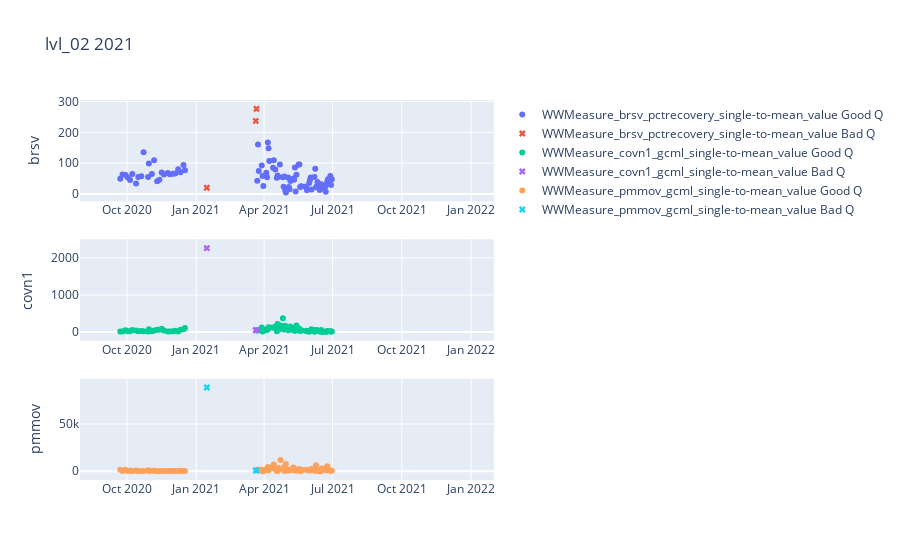
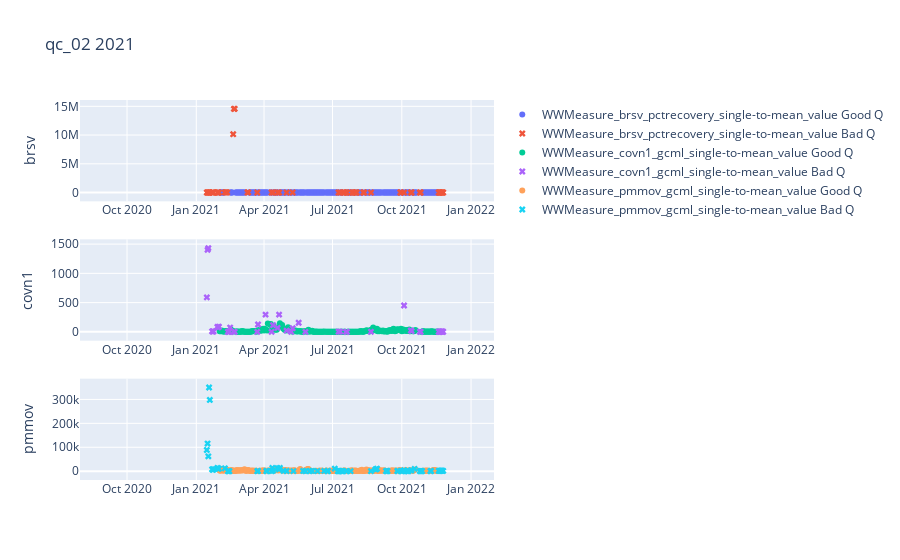
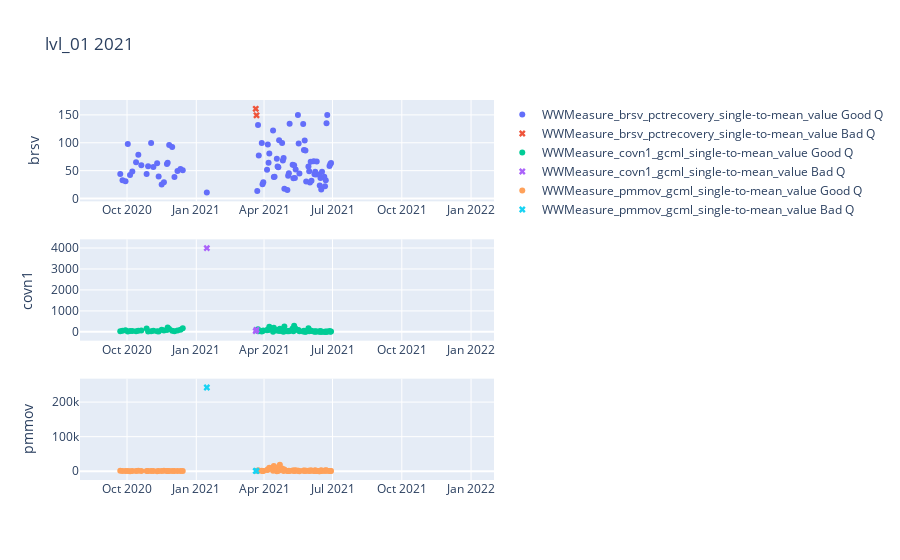
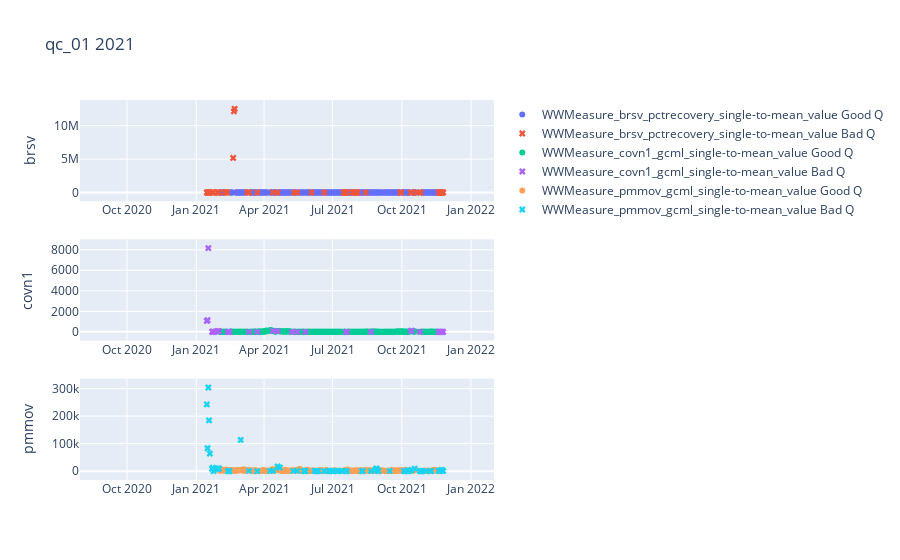

The notebook cell saved with these charts, in order:
### Code cell
wide_dirs = [
    (2021, "/Users/jeandavidt/Library/CloudStorage/OneDrive-UniversitéLaval/Université/Doctorat/COVID/Latest Data/wide tables"),
    (2022, "/Users/jeandavidt/Library/CloudStorage/OneDrive-UniversitéLaval/Université/Doctorat/COVID/Latest Data/wide tables 2022"),
]
for year, dir in wide_dirs:
    for file in os.listdir(dir):
        if ".parquet" not in file:
            continue
        if "qc" not in file and "mtl" not in file and "lvl" not in file and "gtn" not in file:
            continue
        
        df = pd.read_parquet(os.path.join(dir, file))
        df = df["2020-09-01":]
        values = [col for col in df.columns.to_list() if "value" in col and "WWMeasure" in col]
        values = [col for col in values if "cov" in col or "pmmov" in col or "brsv" in col]
        values = [col for col in values if "pct" in col or "gcml" in col]
        
        fig = make_subplots(rows=len(values), cols=1)
        for i, value in enumerate(values):
            df_true = df[df[value.replace("value", "qualityFlag")] == "True"]
            df_false = df[df[value.replace("value", "qualityFlag")] == "False"]
            
            fig.add_trace(go.Scatter(x=df_false.index, y=df_false[value], name=value + " Good Q", mode="markers", marker={"symbol": "circle"}),row=i+1, col=1)
            fig.add_trace(go.Scatter(x=df_true.index, y=df_true[value], name=value + " Bad Q", mode="markers", marker={"symbol": "x"}), row=i+1, col=1)
            fig.update_yaxes(title_text=value.split("_")[1], row=i+1, col=1)
        fig.update_layout(title_text=file.replace(".parquet", "") + " " + str(year))
        fig.show()

    # Path: scratch.ipynb

### Figure 1 — Plotly figure (JSON) as saved in the notebook; plotly's stock layout.template omitted (floating-point values rounded to 4 significant figures; data arrays with more than 128 entries replaced by an {"elided": "..."} marker saying what was removed)
{"data": [{"marker": {"symbol": "circle"}, "mode": "markers", "name": "WWMeasure_brsv_pctrecovery_single-to-mean_value Good Q", "type": "scatter", "x": {"elided": "483 str values"}, "xaxis": "x", "y": {"elided": "483 float values"}, "yaxis": "y"}, {"marker": {"symbol": "x"}, "mode": "markers", "name": "WWMeasure_brsv_pctrecovery_single-to-mean_value Bad Q", "type": "scatter", "x": ["2021-01-15T00:00:00", "2021-03-21T00:00:00", "2021-03-22T00:00:00"], "xaxis": "x", "y": [20.07, 237.0, 276.5], "yaxis": "y"}, {"marker": {"symbol": "circle"}, "mode": "markers", "name": "WWMeasure_covn1_gcml_single-to-mean_value Good Q", "type": "scatter", "x": {"elided": "483 str values"}, "xaxis": "x2", "y": {"elided": "483 float values"}, "yaxis": "y2"}, {"marker": {"symbol": "x"}, "mode": "markers", "name": "WWMeasure_covn1_gcml_single-to-mean_value Bad Q", "type": "scatter", "x": ["2021-01-15T00:00:00", "2021-03-21T00:00:00", "2021-03-22T00:00:00"], "xaxis": "x2", "y": [2261.0, 49.11, 52.89], "yaxis": "y2"}, {"marker": {"symbol": "circle"}, "mode": "markers", "name": "WWMeasure_pmmov_gcml_single-to-mean_value Good Q", "type": "scatter", "x": {"elided": "483 str values"}, "xaxis": "x3", "y": {"elided": "483 float values"}, "yaxis": "y3"}, {"marker": {"symbol": "x"}, "mode": "markers", "name": "WWMeasure_pmmov_gcml_single-to-mean_value Bad Q", "type": "scatter", "x": ["2021-01-15T00:00:00", "2021-03-21T00:00:00", "2021-03-22T00:00:00"], "xaxis": "x3", "y": [88620.0, 903.1, 659.4], "yaxis": "y3"}], "layout": {"title": {"text": "lvl_02 2021"}, "xaxis": {"anchor": "y", "domain": [0, 1]}, "xaxis2": {"anchor": "y2", "domain": [0, 1]}, "xaxis3": {"anchor": "y3", "domain": [0, 1]}, "yaxis": {"anchor": "x", "domain": [0.7333, 1], "title": {"text": "brsv"}}, "yaxis2": {"anchor": "x2", "domain": [0.3667, 0.6333], "title": {"text": "covn1"}}, "yaxis3": {"anchor": "x3", "domain": [0, 0.2667], "title": {"text": "pmmov"}}}}

### Figure 2 — Plotly figure (JSON) as saved in the notebook; plotly's stock layout.template omitted (floating-point values rounded to 4 significant figures; data arrays with more than 128 entries replaced by an {"elided": "..."} marker saying what was removed)
{"data": [{"marker": {"symbol": "circle"}, "mode": "markers", "name": "WWMeasure_brsv_pctrecovery_single-to-mean_value Good Q", "type": "scatter", "x": {"elided": "428 str values"}, "xaxis": "x", "y": {"elided": "428 float values"}, "yaxis": "y"}, {"marker": {"symbol": "x"}, "mode": "markers", "name": "WWMeasure_brsv_pctrecovery_single-to-mean_value Bad Q", "type": "scatter", "x": ["2021-01-15T00:00:00", "2021-01-16T00:00:00", "2021-01-17T00:00:00", "2021-01-18T00:00:00", "2021-01-19T00:00:00", "2021-01-22T00:00:00", "2021-01-23T00:00:00", "2021-01-24T00:00:00", "2021-01-29T00:00:00", "2021-01-30T00:00:00", "2021-01-31T00:00:00", "2021-02-08T00:00:00", "2021-02-09T00:00:00", "2021-02-10T00:00:00", "2021-02-11T00:00:00", "2021-02-19T00:00:00", "2021-02-20T00:00:00", "2021-02-21T00:00:00", "2021-03-10T00:00:00", "2021-03-11T00:00:00", "2021-03-23T00:00:00", "2021-04-11T00:00:00", "2021-04-13T00:00:00", "2021-04-19T00:00:00", "2021-04-21T00:00:00", "2021-05-01T00:00:00", "2021-05-09T00:00:00", "2021-07-09T00:00:00", "2021-07-11T00:00:00", "2021-07-16T00:00:00", "2021-07-17T00:00:00", "2021-07-19T00:00:00", "2021-07-20T00:00:00", "2021-07-27T00:00:00", "2021-07-28T00:00:00", "2021-07-30T00:00:00", "2021-08-01T00:00:00", "2021-08-02T00:00:00", "2021-08-11T00:00:00", "2021-08-12T00:00:00", "2021-08-21T00:00:00", "2021-09-29T00:00:00", "2021-09-30T00:00:00", "2021-10-04T00:00:00", "2021-10-13T00:00:00", "2021-10-14T00:00:00", "2021-10-22T00:00:00", "2021-10-23T00:00:00", "2021-10-24T00:00:00", "2021-10-25T00:00:00", "2021-10-26T00:00:00", "2021-11-19T00:00:00", "2021-11-20T00:00:00", "2021-11-21T00:00:00", "2021-11-22T00:00:00", "2021-11-23T00:00:00", "2021-11-24T00:00:00", "2021-11-25T00:00:00"], "xaxis": "x", "y": [20.07, 24.61, 11.44, 39.06, 30.7, 32.74, 14.46, 26.76, 32.94, 22.63, 29.43, 23350.0, 17730.0, 19960.0, 18880.0, 10150000.0, 14560000.0, 14570000.0, 12960.0, 22150.0, 0.0001663, 0, 75.38, 142.0, 73.56, 22.36, 148.9, 45.7, 44.85, 9.204, 25.97, 16.77, 76.35, 21.58, 19.94, 403.8, 295.4, 234.8, 24.24, 29.52, 31.0, 179.6, 180.2, 322.3, 85.06, 93.84, null, null, null, 5.678, 0.004102, 53.56, 44.74, 54.36, 84.03, 97.36, 29.76, 30.58], "yaxis": "y"}, {"marker": {"symbol": "circle"}, "mode": "markers", "name": "WWMeasure_covn1_gcml_single-to-mean_value Good Q", "type": "scatter", "x": {"elided": "439 str values"}, "xaxis": "x2", "y": {"elided": "439 float values"}, "yaxis": "y2"}, {"marker": {"symbol": "x"}, "mode": "markers", "name": "WWMeasure_covn1_gcml_single-to-mean_value Bad Q", "type": "scatter", "x": ["2021-01-15T00:00:00", "2021-01-16T00:00:00", "2021-01-17T00:00:00", "2021-01-22T00:00:00", "2021-01-23T00:00:00", "2021-01-24T00:00:00", "2021-01-29T00:00:00", "2021-01-30T00:00:00", "2021-01-31T00:00:00", "2021-02-12T00:00:00", "2021-02-13T00:00:00", "2021-02-14T00:00:00", "2021-02-15T00:00:00", "2021-02-20T00:00:00", "2021-02-21T00:00:00", "2021-03-23T00:00:00", "2021-03-24T00:00:00", "2021-04-03T00:00:00", "2021-04-11T00:00:00", "2021-04-13T00:00:00", "2021-04-19T00:00:00", "2021-04-21T00:00:00", "2021-05-01T00:00:00", "2021-05-07T00:00:00", "2021-05-09T00:00:00", "2021-05-17T00:00:00", "2021-05-26T00:00:00", "2021-07-09T00:00:00", "2021-07-11T00:00:00", "2021-07-19T00:00:00", "2021-07-20T00:00:00", "2021-08-21T00:00:00", "2021-10-04T00:00:00", "2021-10-13T00:00:00", "2021-10-14T00:00:00", "2021-10-22T00:00:00", "2021-10-23T00:00:00", "2021-10-24T00:00:00", "2021-10-25T00:00:00", "2021-10-26T00:00:00", "2021-11-19T00:00:00", "2021-11-20T00:00:00", "2021-11-21T00:00:00", "2021-11-22T00:00:00", "2021-11-23T00:00:00", "2021-11-24T00:00:00", "2021-11-25T00:00:00"], "xaxis": "x2", "y": [589.1, 1402.0, 1431.0, 8.222, 5.601, 7.543, 85.76, 77.21, 87.37, 0, 0, 0, 73.59, 0, 0.4074, 0, 125.7, 294.9, 0, 113.6, 67.45, 295.0, 20.18, 0, 62.27, 155.6, 0, 2.538, 4.078, 0, 0.2662, 0.8323, 450.1, 23.5, 12.9, null, null, null, 1.608, 0.9683, 2.001, 1.505, 2.018, 3.995, 5.757, 1.545, 1.367], "yaxis": "y2"}, {"marker": {"symbol": "circle"}, "mode": "markers", "name": "WWMeasure_pmmov_gcml_single-to-mean_value Good Q", "type": "scatter", "x": {"elided": "403 str values"}, "xaxis": "x3", "y": {"elided": "403 float values"}, "yaxis": "y3"}, {"marker": {"symbol": "x"}, "mode": "markers", "name": "WWMeasure_pmmov_gcml_single-to-mean_value Bad Q", "type": "scatter", "x": ["2021-01-15T00:00:00", "2021-01-16T00:00:00", "2021-01-17T00:00:00", "2021-01-18T00:00:00", "2021-01-19T00:00:00", "2021-01-22T00:00:00", "2021-01-23T00:00:00", "2021-01-24T00:00:00", "2021-01-29T00:00:00", "2021-01-30T00:00:00", "2021-01-31T00:00:00", "2021-02-08T00:00:00", "2021-02-12T00:00:00", "2021-02-13T00:00:00", "2021-02-14T00:00:00", "2021-03-23T00:00:00", "2021-03-24T00:00:00", "2021-04-04T00:00:00", "2021-04-05T00:00:00", "2021-04-11T00:00:00", "2021-04-12T00:00:00", "2021-04-13T00:00:00", "2021-04-19T00:00:00", "2021-04-21T00:00:00", "2021-04-22T00:00:00", "2021-04-27T00:00:00", "2021-05-01T00:00:00", "2021-05-10T00:00:00", "2021-05-23T00:00:00", "2021-05-26T00:00:00", "2021-06-01T00:00:00", "2021-06-04T00:00:00", "2021-06-11T00:00:00", "2021-06-20T00:00:00", "2021-06-24T00:00:00", "2021-06-25T00:00:00", "2021-07-04T00:00:00", "2021-07-08T00:00:00", "2021-07-09T00:00:00", "2021-07-10T00:00:00", "2021-07-11T00:00:00", "2021-07-13T00:00:00", "2021-07-14T00:00:00", "2021-07-19T00:00:00", "2021-07-20T00:00:00", "2021-07-25T00:00:00", "2021-08-21T00:00:00", "2021-08-27T00:00:00", "2021-08-28T00:00:00", "2021-08-29T00:00:00", "2021-09-10T00:00:00", "2021-09-11T00:00:00", "2021-09-12T00:00:00", "2021-09-25T00:00:00", "2021-09-26T00:00:00", "2021-10-01T00:00:00", "2021-10-02T00:00:00", "2021-10-04T00:00:00", "2021-10-05T00:00:00", "2021-10-08T00:00:00", "2021-10-09T00:00:00", "2021-10-10T00:00:00", "2021-10-13T00:00:00", "2021-10-14T00:00:00", "2021-10-18T00:00:00", "2021-10-20T00:00:00", "2021-10-21T00:00:00", "2021-10-22T00:00:00", "2021-10-23T00:00:00", "2021-10-24T00:00:00", "2021-10-25T00:00:00", "2021-10-26T00:00:00", "2021-10-27T00:00:00", "2021-10-28T00:00:00", "2021-11-08T00:00:00", "2021-11-09T00:00:00", "2021-11-19T00:00:00", "2021-11-20T00:00:00", "2021-11-21T00:00:00", "2021-11-22T00:00:00", "2021-11-23T00:00:00", "2021-11-24T00:00:00", "2021-11-25T00:00:00"], "xaxis": "x3", "y": [88620.0, 115700.0, 62150.0, 350000.0, 298000.0, 7958.0, 5644.0, 8002.0, 13270.0, 10330.0, 10500.0, 12030.0, 0, 0, 0, 0.9077, 912.8, 687.8, 799.0, 0, 13890.0, 2326.0, 12190.0, 7724.0, 13540.0, 944.5, 872.7, 333.5, 896.1, 0, 820.1, 1054.0, 659.3, 932.3, 440.7, 837.7, 10710.0, 392.6, 5.355, 784.8, 4.155, 699.7, 475.7, 65.96, 197.0, 190.6, 154.7, 7576.0, 7567.0, 10310.0, 625.0, 710.2, 792.1, 776.4, 792.2, 534.0, 440.9, 4262.0, 551.3, 636.2, 461.6, 568.1, 3536.0, 3546.0, 9735.0, null, null, null, null, null, 650.3, 716.9, 388.8, 470.6, 624.8, 797.0, 1405.0, 1357.0, 1553.0, 1764.0, 2279.0, 1255.0, 1486.0], "yaxis": "y3"}], "layout": {"title": {"text": "qc_02 2021"}, "xaxis": {"anchor": "y", "domain": [0, 1]}, "xaxis2": {"anchor": "y2", "domain": [0, 1]}, "xaxis3": {"anchor": "y3", "domain": [0, 1]}, "yaxis": {"anchor": "x", "domain": [0.7333, 1], "title": {"text": "brsv"}}, "yaxis2": {"anchor": "x2", "domain": [0.3667, 0.6333], "title": {"text": "covn1"}}, "yaxis3": {"anchor": "x3", "domain": [0, 0.2667], "title": {"text": "pmmov"}}}}

### Figure 3 — Plotly figure (JSON) as saved in the notebook; plotly's stock layout.template omitted (floating-point values rounded to 4 significant figures; data arrays with more than 128 entries replaced by an {"elided": "..."} marker saying what was removed)
{"data": [{"marker": {"symbol": "circle"}, "mode": "markers", "name": "WWMeasure_brsv_pctrecovery_single-to-mean_value Good Q", "type": "scatter", "x": {"elided": "484 str values"}, "xaxis": "x", "y": {"elided": "484 float values"}, "yaxis": "y"}, {"marker": {"symbol": "x"}, "mode": "markers", "name": "WWMeasure_brsv_pctrecovery_single-to-mean_value Bad Q", "type": "scatter", "x": ["2021-03-21T00:00:00", "2021-03-22T00:00:00"], "xaxis": "x", "y": [160.9, 149.3], "yaxis": "y"}, {"marker": {"symbol": "circle"}, "mode": "markers", "name": "WWMeasure_covn1_gcml_single-to-mean_value Good Q", "type": "scatter", "x": {"elided": "483 str values"}, "xaxis": "x2", "y": {"elided": "483 float values"}, "yaxis": "y2"}, {"marker": {"symbol": "x"}, "mode": "markers", "name": "WWMeasure_covn1_gcml_single-to-mean_value Bad Q", "type": "scatter", "x": ["2021-01-15T00:00:00", "2021-03-21T00:00:00", "2021-03-22T00:00:00"], "xaxis": "x2", "y": [3992.0, 37.1, 99.12], "yaxis": "y2"}, {"marker": {"symbol": "circle"}, "mode": "markers", "name": "WWMeasure_pmmov_gcml_single-to-mean_value Good Q", "type": "scatter", "x": {"elided": "483 str values"}, "xaxis": "x3", "y": {"elided": "483 float values"}, "yaxis": "y3"}, {"marker": {"symbol": "x"}, "mode": "markers", "name": "WWMeasure_pmmov_gcml_single-to-mean_value Bad Q", "type": "scatter", "x": ["2021-01-15T00:00:00", "2021-03-21T00:00:00", "2021-03-22T00:00:00"], "xaxis": "x3", "y": [242200.0, 798.3, 873.9], "yaxis": "y3"}], "layout": {"title": {"text": "lvl_01 2021"}, "xaxis": {"anchor": "y", "domain": [0, 1]}, "xaxis2": {"anchor": "y2", "domain": [0, 1]}, "xaxis3": {"anchor": "y3", "domain": [0, 1]}, "yaxis": {"anchor": "x", "domain": [0.7333, 1], "title": {"text": "brsv"}}, "yaxis2": {"anchor": "x2", "domain": [0.3667, 0.6333], "title": {"text": "covn1"}}, "yaxis3": {"anchor": "x3", "domain": [0, 0.2667], "title": {"text": "pmmov"}}}}

### Figure 4 — Plotly figure (JSON) as saved in the notebook; plotly's stock layout.template omitted (floating-point values rounded to 4 significant figures; data arrays with more than 128 entries replaced by an {"elided": "..."} marker saying what was removed)
{"data": [{"marker": {"symbol": "circle"}, "mode": "markers", "name": "WWMeasure_brsv_pctrecovery_single-to-mean_value Good Q", "type": "scatter", "x": {"elided": "429 str values"}, "xaxis": "x", "y": {"elided": "429 float values"}, "yaxis": "y"}, {"marker": {"symbol": "x"}, "mode": "markers", "name": "WWMeasure_brsv_pctrecovery_single-to-mean_value Bad Q", "type": "scatter", "x": ["2021-01-15T00:00:00", "2021-01-16T00:00:00", "2021-01-17T00:00:00", "2021-01-18T00:00:00", "2021-01-19T00:00:00", "2021-01-22T00:00:00", "2021-01-23T00:00:00", "2021-01-24T00:00:00", "2021-01-29T00:00:00", "2021-01-30T00:00:00", "2021-01-31T00:00:00", "2021-02-08T00:00:00", "2021-02-09T00:00:00", "2021-02-10T00:00:00", "2021-02-11T00:00:00", "2021-02-19T00:00:00", "2021-02-20T00:00:00", "2021-02-21T00:00:00", "2021-03-10T00:00:00", "2021-03-11T00:00:00", "2021-03-12T00:00:00", "2021-03-23T00:00:00", "2021-04-13T00:00:00", "2021-04-19T00:00:00", "2021-05-11T00:00:00", "2021-05-15T00:00:00", "2021-06-03T00:00:00", "2021-06-20T00:00:00", "2021-07-16T00:00:00", "2021-07-17T00:00:00", "2021-07-18T00:00:00", "2021-07-19T00:00:00", "2021-07-20T00:00:00", "2021-07-28T00:00:00", "2021-07-29T00:00:00", "2021-07-30T00:00:00", "2021-07-31T00:00:00", "2021-08-02T00:00:00", "2021-08-03T00:00:00", "2021-08-14T00:00:00", "2021-09-29T00:00:00", "2021-09-30T00:00:00", "2021-10-13T00:00:00", "2021-10-14T00:00:00", "2021-10-21T00:00:00", "2021-10-22T00:00:00", "2021-10-23T00:00:00", "2021-10-24T00:00:00", "2021-10-25T00:00:00", "2021-10-26T00:00:00", "2021-11-19T00:00:00", "2021-11-20T00:00:00", "2021-11-21T00:00:00", "2021-11-22T00:00:00", "2021-11-23T00:00:00", "2021-11-24T00:00:00", "2021-11-25T00:00:00"], "xaxis": "x", "y": [10.81, 13.08, 12.73, 20.2, 1.261, 14.79, 19.85, 3.58e-05, 13.66, 17.28, 23.75, 12530.0, 10200.0, 12750.0, 8622.0, 5172000.0, 12140000.0, 12520000.0, 8840.0, 10960.0, 8.53, 0, 64.94, 96.69, 18.78, 49.28, 19.34, 7.461, 13.03, 13.08, 24.45, 106.0, 62.88, 26.77, 18.8, 321.6, 274.8, 353.2, 303.8, 21.72, 170.8, 207.4, 85.17, 102.1, 107.4, null, null, null, 6.915, 0, 61.16, 53.41, 44.38, 147.9, 135.1, 50.2, 38.94], "yaxis": "y"}, {"marker": {"symbol": "circle"}, "mode": "markers", "name": "WWMeasure_covn1_gcml_single-to-mean_value Good Q", "type": "scatter", "x": {"elided": "450 str values"}, "xaxis": "x2", "y": {"elided": "450 float values"}, "yaxis": "y2"}, {"marker": {"symbol": "x"}, "mode": "markers", "name": "WWMeasure_covn1_gcml_single-to-mean_value Bad Q", "type": "scatter", "x": ["2021-01-15T00:00:00", "2021-01-16T00:00:00", "2021-01-17T00:00:00", "2021-01-22T00:00:00", "2021-01-23T00:00:00", "2021-01-24T00:00:00", "2021-01-29T00:00:00", "2021-01-30T00:00:00", "2021-01-31T00:00:00", "2021-02-12T00:00:00", "2021-02-13T00:00:00", "2021-02-14T00:00:00", "2021-03-12T00:00:00", "2021-03-23T00:00:00", "2021-04-13T00:00:00", "2021-04-19T00:00:00", "2021-05-08T00:00:00", "2021-05-15T00:00:00", "2021-05-26T00:00:00", "2021-07-19T00:00:00", "2021-07-20T00:00:00", "2021-08-21T00:00:00", "2021-10-13T00:00:00", "2021-10-14T00:00:00", "2021-10-21T00:00:00", "2021-10-22T00:00:00", "2021-10-23T00:00:00", "2021-10-24T00:00:00", "2021-10-25T00:00:00", "2021-11-19T00:00:00", "2021-11-20T00:00:00", "2021-11-21T00:00:00", "2021-11-22T00:00:00", "2021-11-23T00:00:00", "2021-11-24T00:00:00", "2021-11-25T00:00:00"], "xaxis": "x2", "y": [1061.0, 1136.0, 8158.0, 7.059, 7.486, 0, 64.29, 33.61, 77.34, 0.3791, 0, 0, 0.836, 0, 91.61, 62.17, 0.3129, 0.4318, 0, 0.3108, 0.2803, 0.7736, 69.89, 115.7, null, null, null, null, 1.188, 1.665, 0.8102, 1.482, 2.799, 1.775, 1.473, 0.3141], "yaxis": "y2"}, {"marker": {"symbol": "circle"}, "mode": "markers", "name": "WWMeasure_pmmov_gcml_single-to-mean_value Good Q", "type": "scatter", "x": {"elided": "409 str values"}, "xaxis": "x3", "y": {"elided": "409 float values"}, "yaxis": "y3"}, {"marker": {"symbol": "x"}, "mode": "markers", "name": "WWMeasure_pmmov_gcml_single-to-mean_value Bad Q", "type": "scatter", "x": ["2021-01-15T00:00:00", "2021-01-16T00:00:00", "2021-01-17T00:00:00", "2021-01-18T00:00:00", "2021-01-19T00:00:00", "2021-01-22T00:00:00", "2021-01-23T00:00:00", "2021-01-24T00:00:00", "2021-01-29T00:00:00", "2021-01-30T00:00:00", "2021-01-31T00:00:00", "2021-02-12T00:00:00", "2021-02-13T00:00:00", "2021-02-14T00:00:00", "2021-03-01T00:00:00", "2021-03-12T00:00:00", "2021-03-23T00:00:00", "2021-04-09T00:00:00", "2021-04-13T00:00:00", "2021-04-19T00:00:00", "2021-04-22T00:00:00", "2021-05-10T00:00:00", "2021-05-15T00:00:00", "2021-05-24T00:00:00", "2021-05-25T00:00:00", "2021-05-26T00:00:00", "2021-06-07T00:00:00", "2021-06-09T00:00:00", "2021-06-11T00:00:00", "2021-06-12T00:00:00", "2021-06-20T00:00:00", "2021-06-26T00:00:00", "2021-06-28T00:00:00", "2021-06-29T00:00:00", "2021-07-02T00:00:00", "2021-07-07T00:00:00", "2021-07-09T00:00:00", "2021-07-13T00:00:00", "2021-07-14T00:00:00", "2021-07-19T00:00:00", "2021-07-20T00:00:00", "2021-08-09T00:00:00", "2021-08-10T00:00:00", "2021-08-21T00:00:00", "2021-08-27T00:00:00", "2021-08-28T00:00:00", "2021-08-29T00:00:00", "2021-08-30T00:00:00", "2021-08-31T00:00:00", "2021-09-15T00:00:00", "2021-10-04T00:00:00", "2021-10-05T00:00:00", "2021-10-08T00:00:00", "2021-10-09T00:00:00", "2021-10-10T00:00:00", "2021-10-13T00:00:00", "2021-10-14T00:00:00", "2021-10-18T00:00:00", "2021-10-20T00:00:00", "2021-10-21T00:00:00", "2021-10-22T00:00:00", "2021-10-23T00:00:00", "2021-10-24T00:00:00", "2021-10-25T00:00:00", "2021-10-26T00:00:00", "2021-10-27T00:00:00", "2021-10-28T00:00:00", "2021-11-02T00:00:00", "2021-11-08T00:00:00", "2021-11-09T00:00:00", "2021-11-19T00:00:00", "2021-11-20T00:00:00", "2021-11-21T00:00:00", "2021-11-22T00:00:00", "2021-11-23T00:00:00", "2021-11-24T00:00:00", "2021-11-25T00:00:00"], "xaxis": "x3", "y": [242200.0, 83260.0, 303900.0, 184400.0, 64010.0, 8673.0, 12570.0, 3.102, 9034.0, 8895.0, 9698.0, 12.55, 1.959, 0, 113500.0, 1013.0, 0, 946.0, 1415.0, 17100.0, 13150.0, 782.2, 1283.0, 831.4, 869.5, 0, 890.3, 352.5, 452.9, 570.2, 563.9, 604.5, 15.22, 851.3, 719.1, 549.9, 813.0, 797.7, 549.8, 135.0, 95.3, 587.8, 493.1, 321.0, 5173.0, 10240.0, 7679.0, 804.6, 730.1, 894.8, 756.1, 537.4, 682.9, 802.1, 691.6, 3389.0, 4348.0, 9125.0, null, null, null, null, null, 276.1, 389.2, 401.5, 395.2, 500.2, 509.5, 481.3, 1349.0, 1132.0, 776.7, 1823.0, 5031.0, 1831.0, 876.5], "yaxis": "y3"}], "layout": {"title": {"text": "qc_01 2021"}, "xaxis": {"anchor": "y", "domain": [0, 1]}, "xaxis2": {"anchor": "y2", "domain": [0, 1]}, "xaxis3": {"anchor": "y3", "domain": [0, 1]}, "yaxis": {"anchor": "x", "domain": [0.7333, 1], "title": {"text": "brsv"}}, "yaxis2": {"anchor": "x2", "domain": [0.3667, 0.6333], "title": {"text": "covn1"}}, "yaxis3": {"anchor": "x3", "domain": [0, 0.2667], "title": {"text": "pmmov"}}}}
